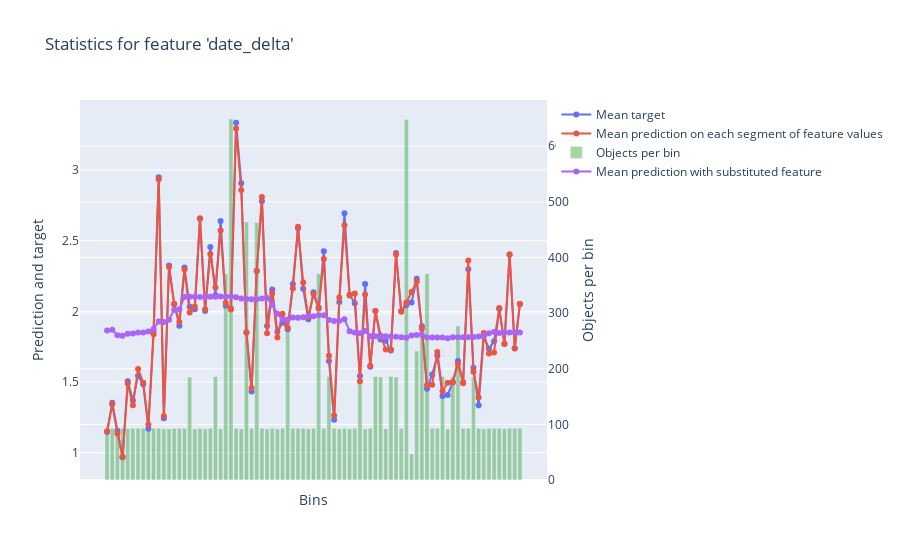

Notebook code for this chart:
### Code cell
res = model2.calc_feature_statistics(X_train,
                                    y_train,
                                    feature=19,
                                    plot=True)
